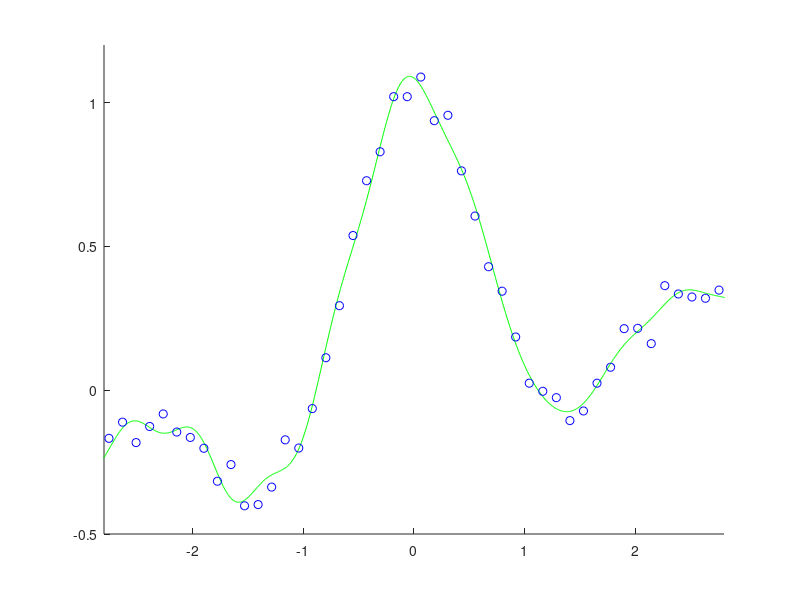

Here is the MATLAB script that generated this plot:
n=50; N=1000; x=linspace(-3,3,n)'; X=linspace(-3,3,N)';
pix=pi*x; y=sin(pix)./(pix)+0.1*x+0.05*randn(n,1);

hh=2*0.3^2; m=randn(n,1); S=eye(n); l=1;
for j=1:100
  for i=1:n
    ki=exp(-(x-x(i)).^2/hh); Sk=S*ki;
    b=ki'*Sk+l; m=m+Sk*(y(i)-ki'*m)/b; S=S-Sk*Sk'/b;
end, end
K=exp(-(repmat(X.^2,1,n)+repmat(x.^2',N,1)-2*X*x')/hh);
F=K*m;

figure(1); clf; hold on; axis([-2.8 2.8 -0.5 1.2]);
plot(X,F,'g-'); plot(x,y,'bo'); 
